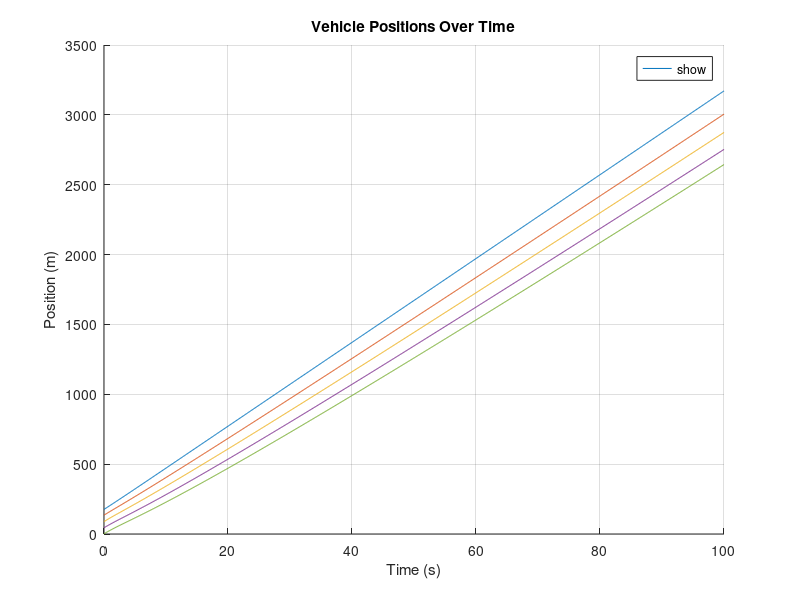
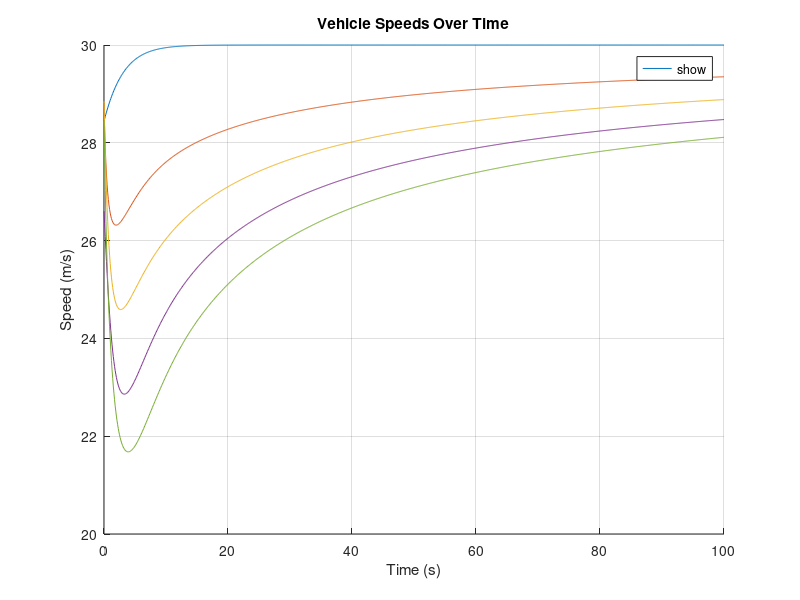
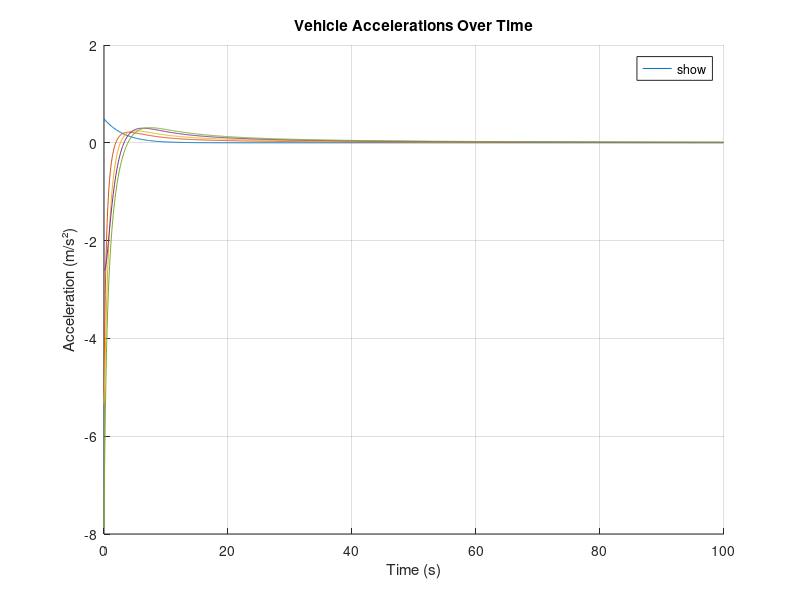

Write the MATLAB code that produced these figures, in order.


% In the following code I try to simulate human driven vehicle so that we
% can play with Bayesian Linear regression and see how it works. Because
% here we do not use VR, we need to generate vehicle trajectories (mimicing
% humans) in a different way. To do that, we use a car-following model.
% This model is the IDM model (you can google it). Here We will do a simple
% example considering only a single road. Not a merging. Next we initialize
% some parameters for our simulation. 

Simulation_time = 100;
time_step = 0.1;
N = round(Simulation_time / time_step);

v_des = 30;        % desired speed (m/s)
T = 1.5;           % time headway (s)
s0 = 4;            % minimum gap (m), a.k.a. s0 (your "gamma")
num_vehicles = 5;

% --- Initialize
vehicles = struct([]);
for i = 1:num_vehicles
    vehicles(i).id = i;
    vehicles(i).road = 1;

    % Preallocate trajectories
    vehicles(i).pos   = nan(1, N+1);
    vehicles(i).speed = nan(1, N+1);
    vehicles(i).acc   = nan(1, N+1);

    % Initial states
    vehicles(i).pos(1)   = (num_vehicles - i) * (40 + s0) + 4*rand(); % spaced back
    vehicles(i).speed(1) = 25 + (30-25)*rand();                      % 25–30 m/s
    vehicles(i).acc(1)   = 0;

    % IDM params (per vehicle)
    vehicles(i).a     = 2 + (5-2)*rand();     % max accel
    vehicles(i).b     = 1 + (4-1)*rand();     % comfortable decel
    vehicles(i).delta = 3 + (4-3)*rand();     % accel exponent (usually 4)
    vehicles(i).Length = 4 + (6-4)*rand();    % vehicle length (m)

    % Predecessor index (0 = no leader)
    vehicles(i).preceding_vehicle_index = i-1;
end
vehicles(1).preceding_vehicle_index = 0; % leader



% --- Simulation loop. This is the main loop where we update our vehicle
% trajerctories based on the IDM model. Play a little bit to see how each
% variable works. 

% As a next you need to define a trigger condition and based on available
% data train using BLR and predict. In the paper you can find some hint on
% how to select the number of data to train etc. But to make it
% simple you can say if a vehicle passes 60 meters in distance I train
% using data I have. Then we can do some comparisons how the amount of data
% can influence conservatism. 


for t = 1:N
    % Recompute order & predecessors each step (by position)
    [~, order] = sort(arrayfun(@(v) v.pos(t), vehicles), 'descend'); % larger x = ahead
    % Map: who is ahead of whom. We do that in order to easily identify the
    % preceding vehicle. We will do something similar when we have merging,
    % but it will not be the same. 
    inv_order = zeros(1,num_vehicles);
    inv_order(order) = 1:num_vehicles;
    for k = 1:num_vehicles
        rk = inv_order(k); % rank in sorted list
        if rk == 1
            vehicles(k).preceding_vehicle_index = 0; % no leader
        else
            leader_id = order(rk - 1);
            vehicles(k).preceding_vehicle_index = leader_id;
        end
    end

    % Update each vehicle
    for i = 1:num_vehicles
        
        v  = vehicles(i).speed(t);
        %the following 3 parameters are associated with some
        %characteristics of the vehicles (like maximum acceleration or
        %comfortable deceleration) and are used by the IDM model. The
        %parameter del does not have a physical interpretation. Look the
        %IDM model in google to see what this parameter does (it is not
        %important for now tho).
        a0 = vehicles(i).a;
        b0 = vehicles(i).b;
        del= vehicles(i).delta;


        %we check if there is a preceding vehicle. If it is not we need to
        %consider a special case of the IDM which is much simpler(see else)
        if vehicles(i).preceding_vehicle_index >= 1

    % we calculate some parameters needed for the IDM Model
            j = vehicles(i).preceding_vehicle_index;  % leader index
            vL = vehicles(j).speed(t);
            x  = vehicles(i).pos(t);
            xL = vehicles(j).pos(t);

            % actual net spacing s (subtract leader length)
            s  = xL - x - vehicles(j).Length;
            s  = max(s, 1e-3); % avoid divide-by-zero

            dv = v - vL; % positive if approaching
            s_star = s0 + v*T + (v * dv) / (2*sqrt(a0*b0));

            acc = a0 * ( 1 - (v / v_des)^del - (s_star / s)^2 );
        else
            % Leader uses free-road term only
            acc = a0 * ( 1 - (v / v_des)^del );
        end

        % we we update our vehicles state based on the acceleration we
        % obtain from the IDM model.
        vehicles(i).acc(t)     = acc;
        vehicles(i).speed(t+1) = max(0, v + time_step * acc);
        vehicles(i).pos(t+1)   = vehicles(i).pos(t) + time_step * v + 0.5 * time_step^2 * acc;
    end
end


% Here we plot!


figure(1);
hold on 

t=0:time_step:Simulation_time;

for i=1:num_vehicles
    plot(t,vehicles(i).pos,'DisplayName', ['Vehicle ' num2str(i)]);
end
xlabel('Time (s)');
ylabel('Position (m)');
title('Vehicle Positions Over Time');
legend('show', 'Location', 'best');
grid on;
hold off

figure(2);

hold on 

t=0:time_step:Simulation_time;

for i=1:num_vehicles
    plot(t,vehicles(i).speed,'DisplayName', ['Vehicle ' num2str(i)]);
end
xlabel('Time (s)');
ylabel('Speed (m/s)');
title('Vehicle Speeds Over Time');
legend('show', 'Location', 'best');
grid on;

hold off

figure(3);

hold on 

t=0:time_step:Simulation_time;

for i=1:num_vehicles
    plot(t,vehicles(i).acc,'DisplayName', ['Vehicle ' num2str(i)]);
end
xlabel('Time (s)');
ylabel('Acceleration (m/s²)');
title('Vehicle Accelerations Over Time');
legend('show', 'Location', 'best');
grid on;

hold off
